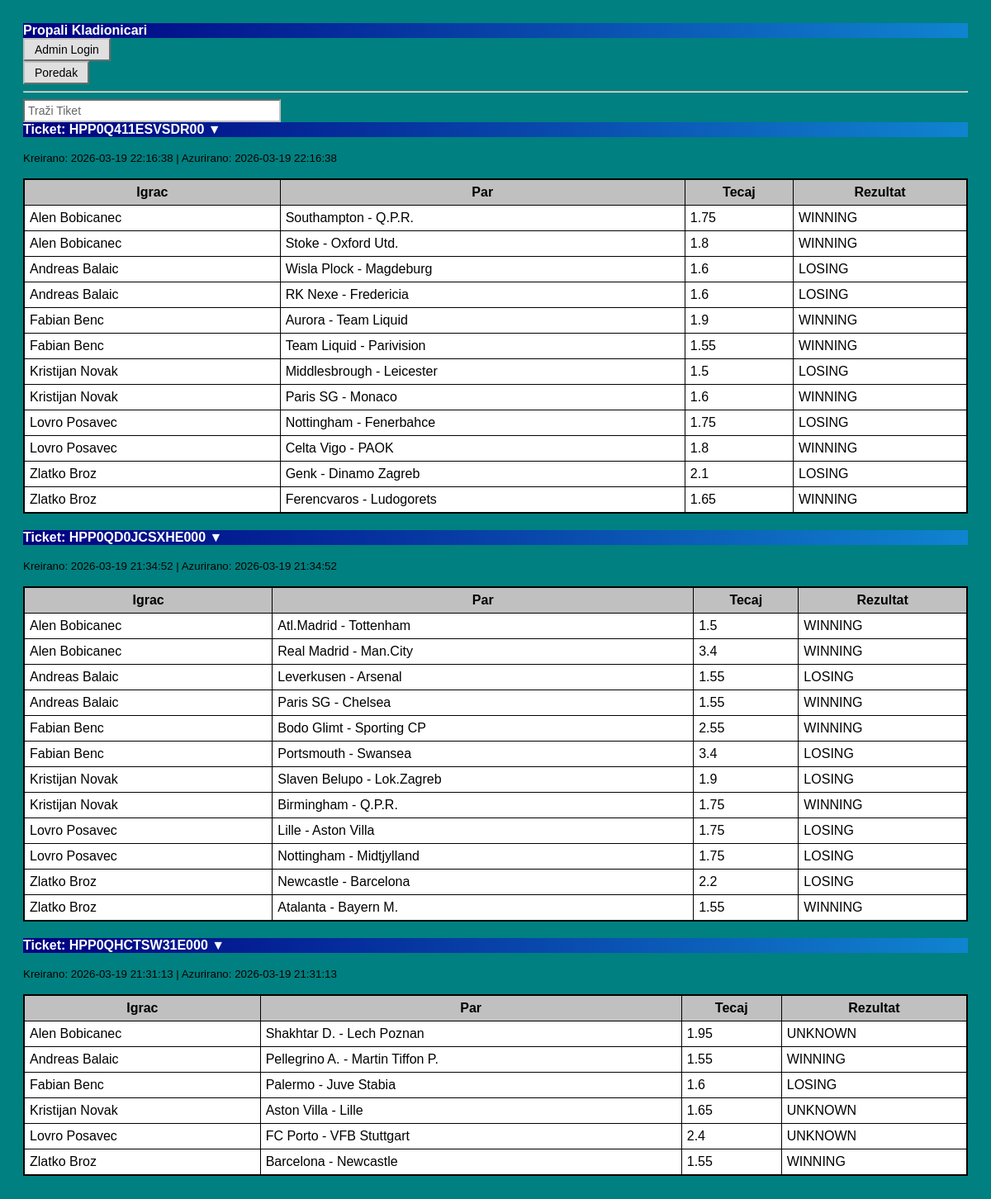
The app's page /, older data.
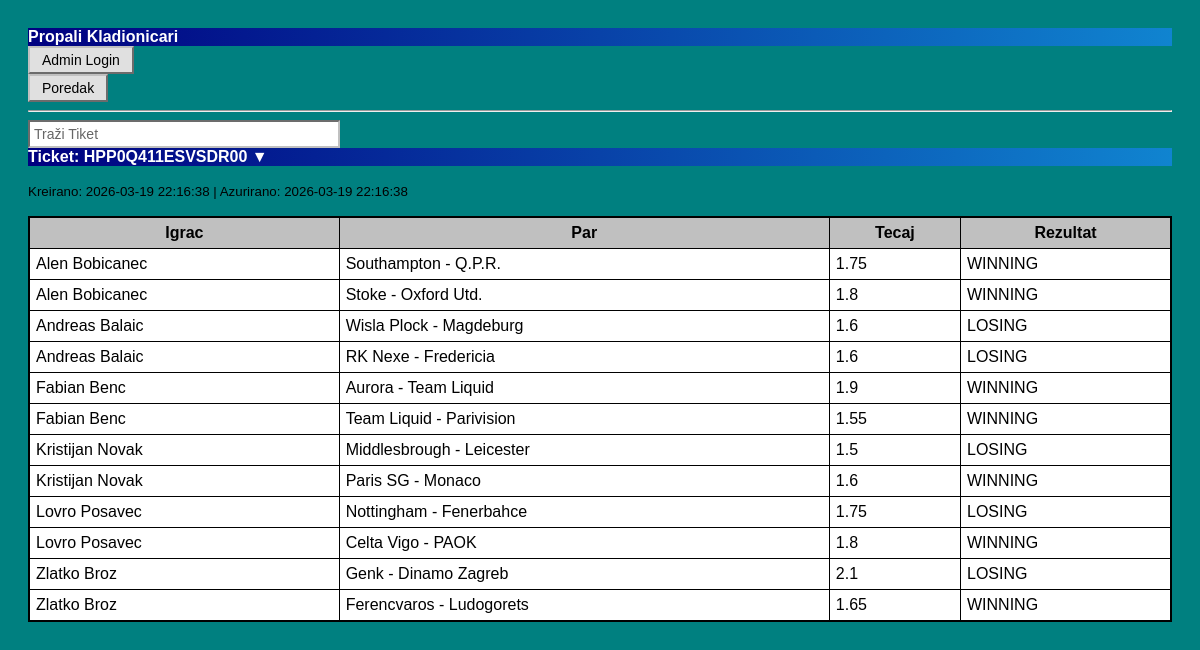
The same page, newer data.
### tables this page shows
CREATE TABLE tickets (
            id INTEGER PRIMARY KEY AUTOINCREMENT,
            ticket_id TEXT UNIQUE,
            ticket_number TEXT,
            created_at TEXT,
            last_updated TEXT
        );

CREATE TABLE bets (
            id INTEGER PRIMARY KEY AUTOINCREMENT,
            ticket_id TEXT,
            player INTEGER,
            fixture_name TEXT,
            odds REAL,
            result TEXT
        );

### app.py (the view, shortened to what this page needs)
@app.route("/", methods=["GET", "POST"])
def index():
    conn = sqlite3.connect(DB_NAME)
    c = conn.cursor()
    c.execute("""
        SELECT ticket_id, ticket_number, created_at, last_updated
        FROM tickets
        ORDER BY id DESC
    """)
    tickets = c.fetchall()
    c.execute("""
        SELECT ticket_id, player, fixture_name, odds, result
        FROM bets
        ORDER BY ticket_id, player
    """)
    bets = c.fetchall()
    conn.close()
    return render_template(
        "index.html",
        tickets=tickets,
        bets=bets,
        player_names=PLAYER_NAMES,
        admin_logged_in=session.get("admin_logged_in")
    )

### templates/index.html (shortened to what this page needs)
<!DOCTYPE html>
<html lang="en" x-data="ticketApp()">
<head>
    <link rel="stylesheet" href="https://unpkg.com/@sakun/system.css" />
    <link rel="stylesheet" href="/static/style.css">
</head>
<body>
<div class="window">
    <div class="title-bar">
        <div class="title-bar-text">Propali Kladionicari</div>
    </div>
    <div class="window-body">
        <div x-show="!admin_logged_in">
            <button @click="loginModal=true">Admin Login</button>
        </div>
        <section class="field-row">
            <a href="/leaderboard">
                <button>Poredak</button>
            </a>
        </section>
        <hr>
        <div class="field-row">
            <input type="text" x-model="search" placeholder="Traži Tiket" style="width:300px;">
        </div>
        {% for ticket in tickets %}
        <div class="window" x-data="{ open: true }" x-show="filterTicket('{{ ticket[1] }}')">
            <div class="title-bar" style="display:flex; justify-content:space-between; align-items:center;">
                <div class="title-bar-text" @click="open = !open" style="cursor:pointer;">
                    Ticket: {{ ticket[1] }} <span x-text="open ? '▼' : '▶'"></span>
                </div>
            </div>
            <div class="window-body" x-show="open">
                <p><small>Kreirano: {{ ticket[2] }} | Azurirano: {{ ticket[3] }}</small></p>
                <table>
                    <thead>
                        <tr>
                            <th>Igrac</th>
                            <th>Par</th>
                            <th>Tecaj</th>
                            <th>Rezultat</th>
                        </tr>
                    </thead>
                    <tbody>
                        {% for bet in bets %}
                        {% if bet[0] == ticket[0] %}
                        <tr x-show="filterTicket('{{ player_names.get(bet[1], 'Unknown') }}')">
                            <td>{{ player_names.get(bet[1], "Unknown") }}</td>
                            <td>{{ bet[2] }}</td>
                            <td>{{ bet[3] }}</td>
                            <td class="{{ bet[4] }}">{{ bet[4] }}</td>
                        </tr>
                        {% endif %}
                        {% endfor %}
                    </tbody>
                </table>
            </div>
        </div>
        {% endfor %}
    </div>
</div>
</body>
</html>

Row changes from the older to the newer data that the page shows:
removed tickets: ticket_number "HPP0QD0JCSXHE000", created_at "2026-03-19 21:34:52", last_updated "2026-03-19 21:34:52"
removed bets: get "Alen Bobicanec", fixture_name "Atl.Madrid - Tottenham", odds "1.5", result "WINNING", shown under "HPP0QD0JCSXHE000"
removed bets: get "Alen Bobicanec", fixture_name "Real Madrid - Man.City", odds "3.4", result "WINNING", shown under "HPP0QD0JCSXHE000"
removed bets: get "Andreas Balaic", fixture_name "Leverkusen - Arsenal", odds "1.55", result "LOSING", shown under "HPP0QD0JCSXHE000"
removed bets: get "Andreas Balaic", fixture_name "Paris SG - Chelsea", odds "1.55", result "WINNING", shown under "HPP0QD0JCSXHE000"
removed bets: get "Fabian Benc", fixture_name "Bodo Glimt - Sporting CP", odds "2.55", result "WINNING", shown under "HPP0QD0JCSXHE000"
removed bets: get "Fabian Benc", fixture_name "Portsmouth - Swansea", odds "3.4", result "LOSING", shown under "HPP0QD0JCSXHE000"
removed bets: get "Kristijan Novak", fixture_name "Slaven Belupo - Lok.Zagreb", odds "1.9", result "LOSING", shown under "HPP0QD0JCSXHE000"
removed bets: get "Kristijan Novak", fixture_name "Birmingham - Q.P.R.", odds "1.75", result "WINNING", shown under "HPP0QD0JCSXHE000"
removed bets: get "Lovro Posavec", fixture_name "Lille - Aston Villa", odds "1.75", result "LOSING", shown under "HPP0QD0JCSXHE000"
removed bets: get "Lovro Posavec", fixture_name "Nottingham - Midtjylland", odds "1.75", result "LOSING", shown under "HPP0QD0JCSXHE000"
removed bets: get "Zlatko Broz", fixture_name "Newcastle - Barcelona", odds "2.2", result "LOSING", shown under "HPP0QD0JCSXHE000"
removed bets: get "Zlatko Broz", fixture_name "Atalanta - Bayern M.", odds "1.55", result "WINNING", shown under "HPP0QD0JCSXHE000"
removed tickets: ticket_number "HPP0QHCTSW31E000", created_at "2026-03-19 21:31:13", last_updated "2026-03-19 21:31:13"
removed bets: get "Alen Bobicanec", fixture_name "Shakhtar D. - Lech Poznan", odds "1.95", result "UNKNOWN", shown under "HPP0QHCTSW31E000"
removed bets: get "Andreas Balaic", fixture_name "Pellegrino A. - Martin Tiffon P.", odds "1.55", result "WINNING", shown under "HPP0QHCTSW31E000"
removed bets: get "Fabian Benc", fixture_name "Palermo - Juve Stabia", odds "1.6", result "LOSING", shown under "HPP0QHCTSW31E000"
removed bets: get "Kristijan Novak", fixture_name "Aston Villa - Lille", odds "1.65", result "UNKNOWN", shown under "HPP0QHCTSW31E000"
removed bets: get "Lovro Posavec", fixture_name "FC Porto - VFB Stuttgart", odds "2.4", result "UNKNOWN", shown under "HPP0QHCTSW31E000"
removed bets: get "Zlatko Broz", fixture_name "Barcelona - Newcastle", odds "1.55", result "WINNING", shown under "HPP0QHCTSW31E000"
